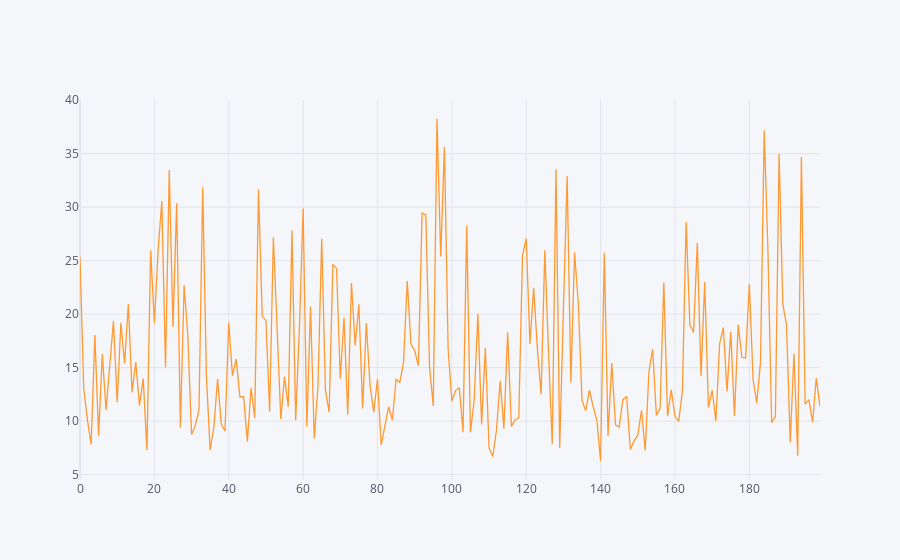

The code cell stored with this chart in its notebook:
### Code cell
drug_data['Na_to_K'].iplot(kind='scatter')

### Figure 1 — Plotly figure (JSON) as saved in the notebook; plotly's stock layout.template omitted (floating-point values rounded to 4 significant figures; data arrays with more than 128 entries replaced by an {"elided": "..."} marker saying what was removed)
{"data": [{"line": {"color": "rgba(255, 153, 51, 1.0)", "dash": "solid", "shape": "linear", "width": 1.3}, "mode": "lines", "name": "Na_to_K", "text": "", "type": "scatter", "x": {"elided": "200 int values"}, "y": {"elided": "200 float values"}}], "layout": {"legend": {"bgcolor": "#F5F6F9", "font": {"color": "#4D5663"}}, "paper_bgcolor": "#F5F6F9", "plot_bgcolor": "#F5F6F9", "title": {"font": {"color": "#4D5663"}}, "xaxis": {"gridcolor": "#E1E5ED", "showgrid": true, "tickfont": {"color": "#4D5663"}, "title": {"font": {"color": "#4D5663"}, "text": ""}, "zerolinecolor": "#E1E5ED"}, "yaxis": {"gridcolor": "#E1E5ED", "showgrid": true, "tickfont": {"color": "#4D5663"}, "title": {"font": {"color": "#4D5663"}, "text": ""}, "zerolinecolor": "#E1E5ED"}}}
